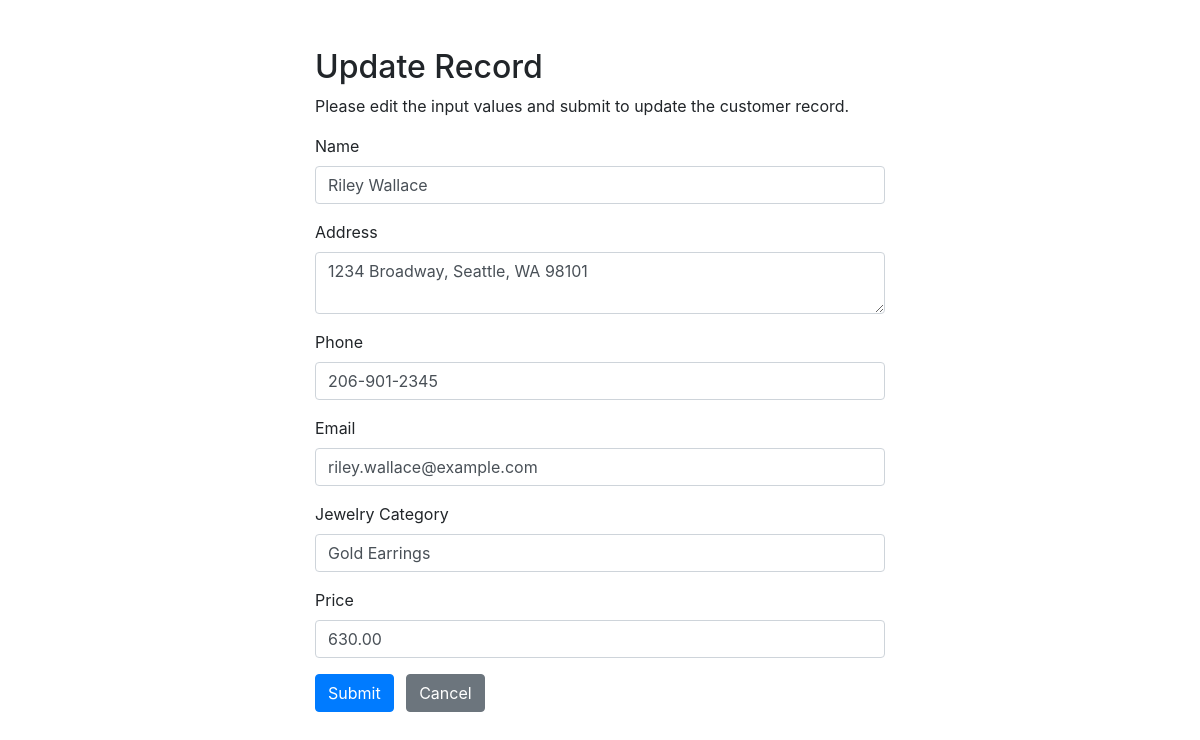
The app's page /update.php?id=2 with its own data.
### tables this page shows
CREATE TABLE `customers` (
  `id` int(11) NOT NULL,
  `name` varchar(100) NOT NULL,
  `phone` varchar(20) NOT NULL,
  `address` text NOT NULL,
  `email` varchar(100) NOT NULL,
  `jewelry_category` varchar(50) NOT NULL,
  `price` decimal(10,2) NOT NULL
);

### update.php (the view, shortened to what this page needs)
<?php
require_once "config.php";
$name = $address = $phone = $email = $jewelry_category = $price = "";
$name_err = $address_err = $phone_err = $email_err = $jewelry_category_err = $price_err = "";
if ($_SERVER["REQUEST_METHOD"] == "POST") {
    $id = $_POST["id"];
    $input_name = trim($_POST["name"]);
    if (empty($input_name)) {
        $name_err = "Please enter a name.";
    } elseif (!preg_match("/^[a-zA-Z\s]+$/", $input_name)) {
        $name_err = "Please enter a valid name.";
    } else {
        $name = $input_name;
    }
    $input_address = trim($_POST["address"]);
    if (empty($input_address)) {
        $address_err = "Please enter an address.";
    } else {
        $address = $input_address;
    }
    $input_phone = trim($_POST["phone"]);
    if (empty($input_phone)) {
        $phone_err = "Please enter a phone number.";
    } elseif (!preg_match("/^\d{10}$/", $input_phone)) {
        $phone_err = "Please enter a valid phone number (10 digits).";
    } else {
        $phone = $input_phone;
    }
    $input_email = trim($_POST["email"]);
    if (empty($input_email)) {
        $email_err = "Please enter an email address.";
    } elseif (!filter_var($input_email, FILTER_VALIDATE_EMAIL)) {
        $email_err = "Please enter a valid email address.";
    } else {
        $email = $input_email;
    }
    $input_jewelry_category = trim($_POST["jewelry_category"]);
    if (empty($input_jewelry_category)) {
        $jewelry_category_err = "Please enter a jewelry category.";
    } else {
        $jewelry_category = $input_jewelry_category;
    }
    $input_price = trim($_POST["price"]);
    if (empty($input_price)) {
        $price_err = "Please enter a price.";
    } elseif (!filter_var($input_price, FILTER_VALIDATE_FLOAT, array("options" => array("min_range" => 0)))) {
        $price_err = "Please enter a valid positive number.";
    } else {
        $price = $input_price;
    }
    if (empty($name_err) && empty($address_err) && empty($phone_err) && empty($email_err) && empty($jewelry_category_err) && empty($price_err)) {
        $sql = "UPDATE customers SET name=?, address=?, phone=?, email=?, jewelry_category=?, price=? WHERE id=?";
        if ($stmt = mysqli_prepare($link, $sql)) {
            mysqli_stmt_bind_param($stmt, "ssssssi", $param_name, $param_address, $param_phone, $param_email, $param_jewelry_category, $param_price, $param_id);
            $param_name = $name;
            $param_address = $address;
            $param_phone = $phone;
            $param_email = $email;
            $param_jewelry_category = $jewelry_category;
            $param_price = $price;
            $param_id = $id;
            if (mysqli_stmt_execute($stmt)) {
                header("location: index.php");
                exit();
            } else {
                echo "Oops! Something went wrong. Please try again later.";
            }
        }
        mysqli_stmt_close($stmt);
    }
    mysqli_close($link);
} else {
    if (isset($_GET["id"]) && !empty(trim($_GET["id"]))) {
        $sql = "SELECT * FROM customers WHERE id = ?";
        if ($stmt = mysqli_prepare($link, $sql)) {
            mysqli_stmt_bind_param($stmt, "i", $param_id);
            if (mysqli_stmt_execute($stmt)) {
                $result = mysqli_stmt_get_result($stmt);
                if (mysqli_num_rows($result) == 1) {
                    $row = mysqli_fetch_array($result, MYSQLI_ASSOC);
                    $name = $row["name"];
                    $address = $row["address"];
                    $phone = $row["phone"];
                    $email = $row["email"];
                    $jewelry_category = $row["jewelry_category"];
                    $price = $row["price"];
                } else {
                    header("location: error.php");
                    exit();
                }
            } else {
                echo "Oops! Something went wrong. Please try again later.";
            }
        }
    } else {
        header("location: error.php");
        exit();
    }
}
?>
<!DOCTYPE html>
<html lang="en">
<head>
    <link rel="stylesheet" href="https://stackpath.bootstrapcdn.com/bootstrap/4.5.2/css/bootstrap.min.css">
</head>
<body>
    <div class="wrapper">
        <div class="container-fluid">
            <div class="row">
                <div class="col-md-12">
                    <h2 class="mt-5">Update Record</h2>
                    <p>Please edit the input values and submit to update the customer record.</p>
                    <form action="<?php echo htmlspecialchars(basename($_SERVER['REQUEST_URI'])); ?>" method="post">
                        <div class="form-group">
                            <label>Name</label>
                            <input type="text" name="name" class="form-control <?php echo (!empty($name_err)) ? 'is-invalid' : ''; ?>" value="<?php echo htmlspecialchars($name); ?>">
                        </div>
                        <div class="form-group">
                            <label>Address</label>
                            <textarea name="address" class="form-control <?php echo (!empty($address_err)) ? 'is-invalid' : ''; ?>"><?php echo htmlspecialchars($address); ?></textarea>
                        </div>
                        <div class="form-group">
                            <label>Phone</label>
                            <input type="text" name="phone" class="form-control <?php echo (!empty($phone_err)) ? 'is-invalid' : ''; ?>" value="<?php echo htmlspecialchars($phone); ?>">
                        </div>
                        <div class="form-group">
                            <label>Email</label>
                            <input type="text" name="email" class="form-control <?php echo (!empty($email_err)) ? 'is-invalid' : ''; ?>" value="<?php echo htmlspecialchars($email); ?>">
                        </div>
                        <div class="form-group">
                            <label>Jewelry Category</label>
                            <input type="text" name="jewelry_category" class="form-control <?php echo (!empty($jewelry_category_err)) ? 'is-invalid' : ''; ?>" value="<?php echo htmlspecialchars($jewelry_category); ?>">
                        </div>
                        <div class="form-group">
                            <label>Price</label>
                            <input type="text" name="price" class="form-control <?php echo (!empty($price_err)) ? 'is-invalid' : ''; ?>" value="<?php echo htmlspecialchars($price); ?>">
                        </div>
                        <input type="submit" class="btn btn-primary" value="Submit">
                        <a href="index.php" class="btn btn-secondary ml-2">Cancel</a>
                    </form>
                </div>
            </div>
        </div>
    </div>
</body>
</html>

### update.php (style rules this page uses)
.wrapper { width: 600px; margin: 0 auto; }

### records on screen
customers: name "Riley Wallace", address "1234 Broadway, Seattle, WA 98101", phone "206-901-2345", email "riley.wallace@example.com", jewelry_category "Gold Earrings", price "630.00"
